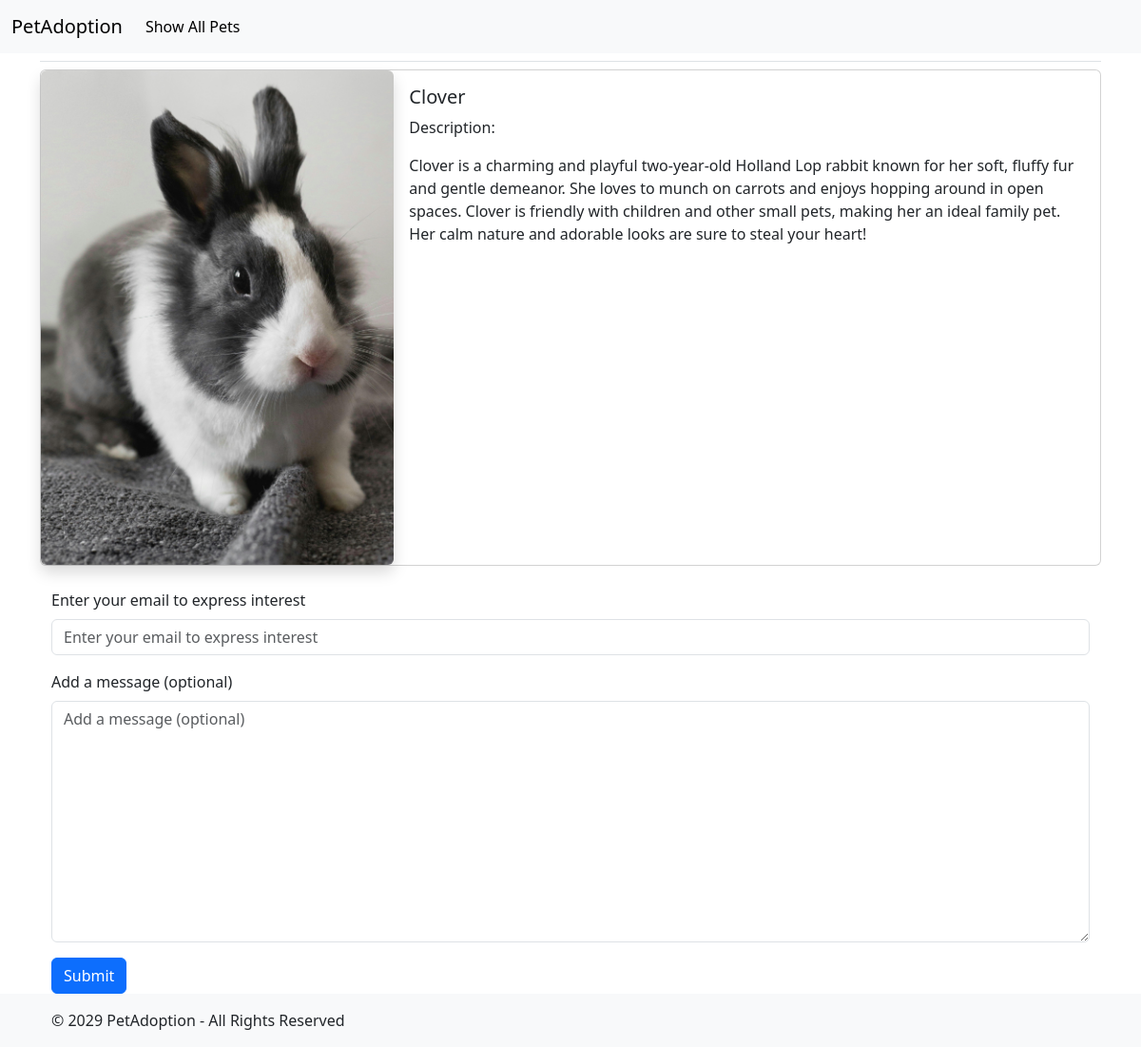
The app's page /pets/1/ with its own data.
### adoption/models.py (models this page shows)
class Pet(models.Model):
    name = models.CharField(max_length=100)
    description = models.TextField()
    photo = models.ImageField(upload_to="pets/", null=True, blank=True)
    def __str__(self):
        return self.name

### adoption/views.py (the view)
# urls.py: path("pets/<int:pet_id>/", views.pet_details, name="pet_details"),
def pet_details(request, pet_id):
    pet = Pet.objects.get(id=pet_id)
    if request.method == "POST":
        form = InterestForm(request.POST)
        if form.is_valid():
            Interest.objects.create(
                pet=pet,
                email=form.cleaned_data["email"],
                message=form.cleaned_data.get("message", ""),
            )
            return redirect("adoption:index")
    else:
        form = InterestForm()
    context = {"pet": pet, "form": form}
    return render(request, "adoption/pet_detail.html", context)

### adoption/forms.py
class InterestForm(forms.Form):
    email = forms.EmailField(
        label="Enter your email to express interest", required=True
    )
    message = forms.CharField(
        widget=forms.Textarea, required=False, label="Add a message (optional)"
    )

### adoption/templates/adoption/pet_detail.html (shortened to what this page needs)
{% extends "adoption/base.html" %}
{% load django_bootstrap5 %}
{% block content %}
    {% if pet %}
        <div class="card mb-3 mx-auto">
            <div class="row g-0">
                <div class="col-md-4 d-flex justify-content-center">
                    {% if pet.photo %}
                        <img src="{{ pet.photo.url }}"
                             alt="{{ pet }}"
                             class="card-img-top img-fluid rounded shadow">
                    {% else %}
                        <img src="https://placehold.co/800?text=placeholder&font=roboto"
                             alt="{{ pet.name }}"
                             class="img-fluid rounded shadow">
                    {% endif %}
                </div>
                <div class="col-md-8 ">
                    <div class="card-body">
                        <h5 class="card-title">{{ pet.name }}</h5>
                        <p>Description:</p>
                        <p class="card-text">{{ pet.description }}</p>
                    </div>
                </div>
            </div>
        </div>
    {% else %}
        <p>No pet found.</p>
    {% endif %}
    <div class="container mt-4">
        <form action="" method="post">
            {% bootstrap_form form %}
            {% bootstrap_button button_type="submit" content="Submit" %}
        </form>
    </div>
{% endblock content %}

### records on screen
Pet: photo (picture), name "Clover", description "Clover is a charming and playful two-year-old Holland Lop rabbit known for her soft, fluffy fur and gentle demeanor. She loves to munch on carrots and enjoys hopping around in open spaces. Clover is friendly with children and other small pets, making her an ideal family pet. Her calm nature and adorable looks are sure to steal your heart!"
